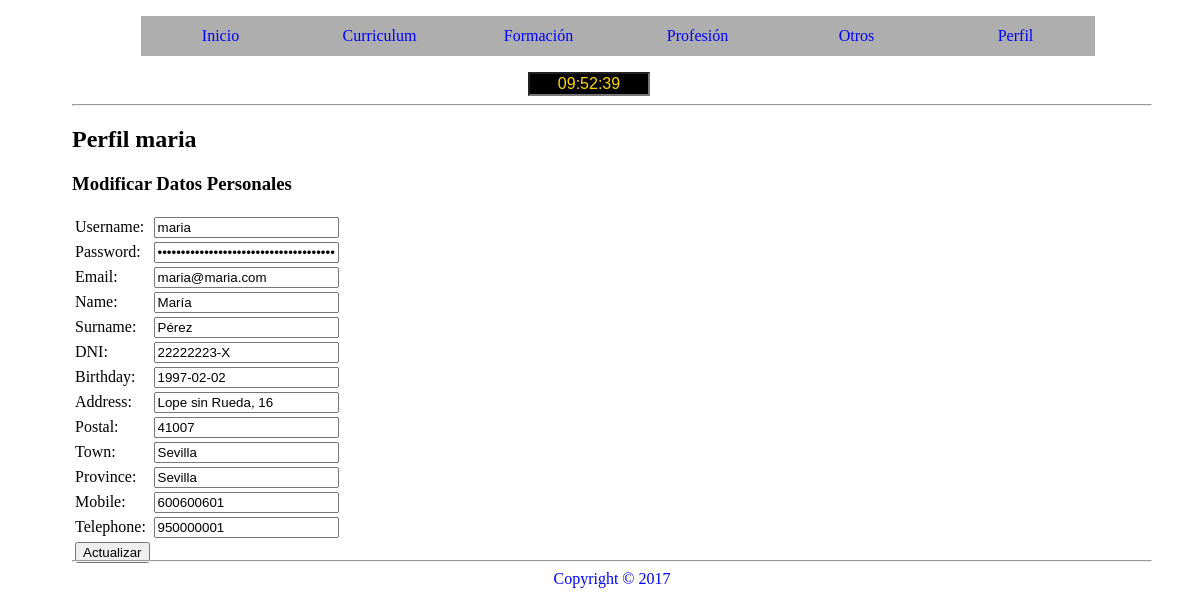
The page /controller/c_perfil.php?menu=2 (signed in) on the database its author committed.
### tables this page shows
CREATE TABLE `usuarios` (
  `idUsuario` int(11) NOT NULL,
  `username` varchar(20) NOT NULL,
  `password` varchar(255) NOT NULL,
  `email` varchar(255) NOT NULL,
  `name` varchar(100) NOT NULL,
  `surname` varchar(100) NOT NULL,
  `dni` varchar(10) NOT NULL,
  `birthday` date NOT NULL,
  `address` varchar(100) NOT NULL,
  `postal` varchar(5) NOT NULL,
  `town` varchar(100) NOT NULL,
  `province` varchar(100) NOT NULL,
  `mobile` varchar(9) NOT NULL,
  `telephone` varchar(9) DEFAULT NULL,
  `tipoUsuario` varchar(15) NOT NULL DEFAULT 'usuario',
  `estado` varchar(15) NOT NULL DEFAULT 'activado',
  `registro` datetime DEFAULT CURRENT_TIMESTAMP,
  `photo` varchar(100) DEFAULT NULL
);

### model/Usuarios.php (called while the page is built, shortened)
<?php
	require_once('Conectar.php');
	class Usuarios {
		private $idUsuario;
		private $username;
		private $email;
		private $name;
		private $surname;
		private $dni;
		private $birthday;
		private $address;
		private $postal;
		private $town;
		private $province;
		private $mobile;
		private $telephone;
		private $conectado;
		public function __construct($idUsuario=null){
			$this->conectarse= new Conectar();
			$this->conectado=$this->conectarse->conexion();
			if($idUsuario != "" || $idUsuario != 0){
        		$this->idUsuario=$idUsuario;
        		$this->recuperar();
      		}
		}
	    public function recuperar(){
	      $datosArray="SELECT * FROM usuarios WHERE idUsuario = $this->idUsuario";
	      $datos=$this->conectado->query($datosArray);
	      if($datosRecuperados=$datos->fetch_assoc()){
	        $this->idUsuario=$datosRecuperados['idUsuario'];
	        $this->username=$datosRecuperados['username'];
	        $this->email=$datosRecuperados['email'];
	        $this->name=$datosRecuperados['name'];
	        $this->surname=$datosRecuperados['surname'];
	        $this->dni=$datosRecuperados['dni'];
	        $this->birthday=$datosRecuperados['birthday'];
	        $this->address=$datosRecuperados['address'];
	        $this->postal=$datosRecuperados['postal'];
	        $this->town=$datosRecuperados['town'];
	        $this->province=$datosRecuperados['province'];
	        $this->mobile=$datosRecuperados['mobile'];
	        $this->telephone=$datosRecuperados['telephone'];
	      }
	    }
	    public function getUsername(){
	      return $this->username;
	    }
	    public function getEmail(){
	      return $this->email;
	    }
	    public function getName(){
	      return $this->name;
	    }
	    public function getSurname(){
	      return $this->surname;
	    }
	    public function getDNI(){
	      return $this->dni;
	    }
	    public function getBirthday(){
	      return $this->birthday;
	    }
	    public function getAddress(){
	      return $this->address;
	    }
	    public function getPostal(){
	      return $this->postal;
	    }
	    public function getTown(){
	      return $this->town;
	    }
	    public function getProvince(){
	      return $this->province;
	    }
	    public function getMobile(){
	      return $this->mobile;
	    }
	    public function getTelephone(){
	      return $this->telephone;
	    }
	}
 ?>

### model/Conectar.php (called while the page is built, shortened)
<?php
	class Conectar {
		 private $serverlocal;
		 public $login;
  		 public $contrasena;
  		 private $database;
         private $charset;
    	 private $conexion;
		public function __construct() {
			$this->serverlocal=SERVERLOCAL;
			$this->login=LOGIN;
			$this->contrasena=CONTRASENA;
			$this->database=DATABASE;
			$this->charset=CHARSET;
			$this->conexion="";
		}
		public function conexion(){
			try {
				$this->conexion = new mysqli($this->serverlocal, $this->login, $this->contrasena, $this->database);
				$this->conexion->query("SET NAMES '" . $this->charset . "'");
			} catch (Exception $e) {
				die("Error " . $e->getMessage());
				echo "Línea del error " . $e->getLine();
			}
			return $this->conexion;
		}
	}
 ?>

### model/m_modificarDatos.php (called while the page is built, shortened)
<?php
	require_once('Usuarios.php');
	class ModificarDatos {
	  	public function __construct(){
			$this->objetoUsuario=new Usuarios($_SESSION['idUsuario']);
		  }
	}
 ?>

### view/v_modificarDatos.php (the view, shortened to what this page needs)
<h3>Modificar Datos Personales</h3>
      <table>
          <tr>
              <td class="der">
                  Username:
              </td>
              <td>
                  <input type="text" name="nombreusuario" value="<?php echo $objetoModificar->objetoUsuario->getUsername();?>"/>
              </td>
          </tr>
          <tr>
              <td class="der">
                  Password:
              </td>
              <td>
                  <input type="password" name="contra" value="<?php echo $_SESSION['pass'];?>"/>
              </td>
          </tr>
          <tr>
              <td>
                  Email:
              </td>
              <td>
                  <input type="text" name="email" value="<?php echo $objetoModificar->objetoUsuario->getEmail();?>"/>
              </td>
          </tr>
          <tr>
              <td>
                  Name:
              </td>
              <td>
                   <input type="text" name="name" value="<?php echo $objetoModificar->objetoUsuario->getName();?>"/>
              </td>
          </tr>
          <tr>
              <td>
                  Surname:
              </td>
              <td>
                   <input type="text" name="surname" value="<?php echo $objetoModificar->objetoUsuario->getSurname();?>"/>
              </td>
          </tr>
          <tr>
              <td>
                  DNI:
              </td>
              <td>
                  <input type="text" name="dni" value="<?php echo $objetoModificar->objetoUsuario->getDNI();?>">
              </td>
          </tr>
          <tr>
              <td>
                  Birthday:
              </td>
              <td>
                  <input type="text" name="birthday" value="<?php echo $objetoModificar->objetoUsuario->getBirthday();?>"/>
              </td>
          </tr>
          <tr>
              <td>
                  Address:
              </td>
              <td>
                  <input type="text" name="address" value="<?php echo $objetoModificar->objetoUsuario->getAddress();?>"/>
              </td>
          </tr>
          <tr>
              <td>
                  Postal:
              </td>
              <td>
                  <input type="text" name="postal" value="<?php echo $objetoModificar->objetoUsuario->getPostal();?>"/>
              </td>
          </tr>
          <tr>
              <td>
                  Town:
              </td>
              <td>
                  <input type="text" name="town" value="<?php echo $objetoModificar->objetoUsuario->getTown();?>"/>
              </td>
          </tr>
          <tr>
              <td>
                  Province:
              </td>
              <td>
                  <input type="text" name="province" value="<?php echo $objetoModificar->objetoUsuario->getProvince();?>"/>
              </td>
          </tr>
          <tr>
              <td>
                  Mobile:
              </td>
              <td>
                  <input type="text" name="mobile" value="<?php echo $objetoModificar->objetoUsuario->getMobile();?>"/>
              </td>
          </tr>
          <tr>
              <td>
                  Telephone:
              </td>
              <td>
                   <input type="text" name="telephone" value="<?php echo $objetoModificar->objetoUsuario->getTelephone();?>"/>
              </td>
          </tr>
          <tr>
              <td>
                  <input type="submit" name="actualizar" value="Actualizar"/>
              </td>
          </tr>
      </table>

### view/css/perfil.css (style rules this page uses)
body { width: 90%; height: 100%; margin-left: 4%; }

### rows shown on the page
usuarios: nombreusuario "maria", email "maria@maria.com", name "María", surname "Pérez", dni "22222223-X", birthday "1997-02-02", address "Lope sin Rueda, 16", postal "41007", town "Sevilla", province "Sevilla", mobile "600600601", telephone "950000001"

### other values the page prints
$_SESSION['username'] "maria"
